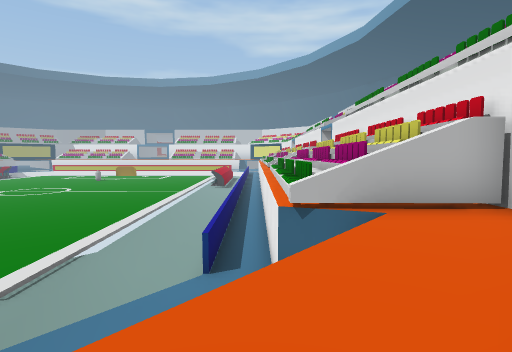
View 1 (above)

24 first-person views from a walk through a scene from a Unity 3-D project. The camera is 1.4 m above the floor, tilts 4° down and sees 80° across. The floor is counted in squares, 2 m on a side. Each view is taken from the middle of a square. On the plan, view 1 faces up. The plan holds only what a view shows up to about 10 squares ahead; the rest is blank. The place goes on beyond the plan. Some surface patterns are stand-ins.

View 2
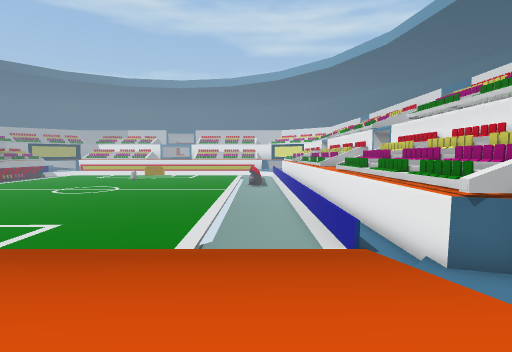

View 3
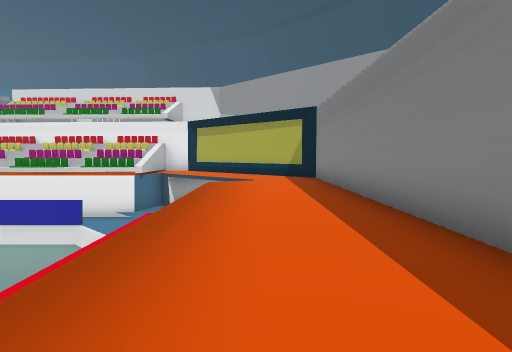

View 4
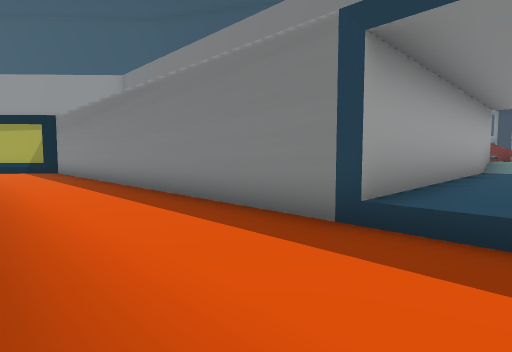

View 5
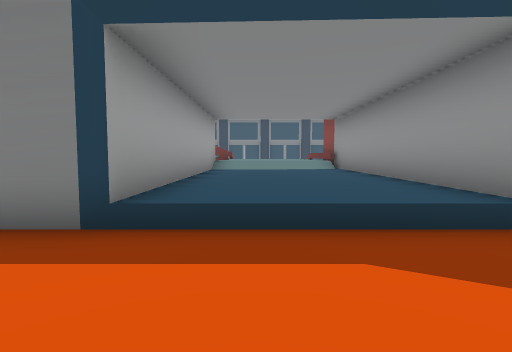

View 6
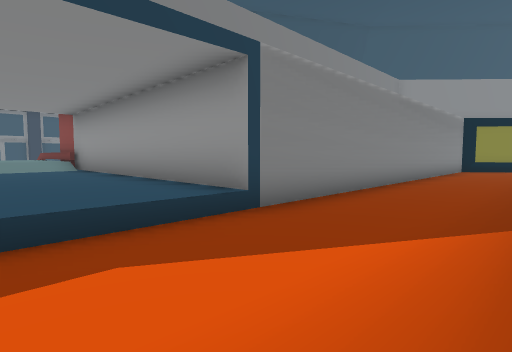

View 7
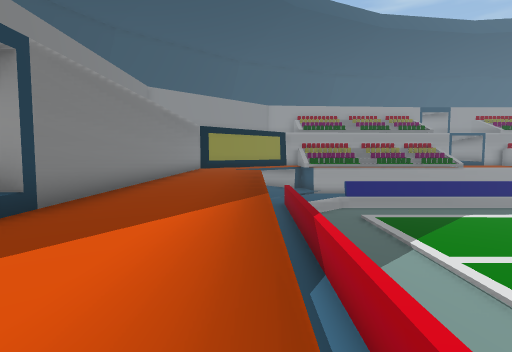

View 8
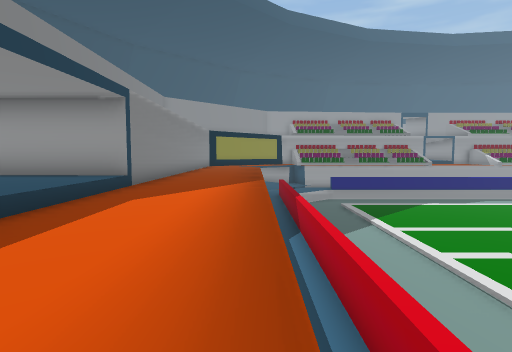

View 9
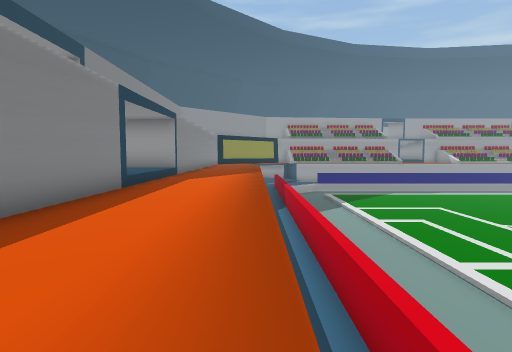

View 10
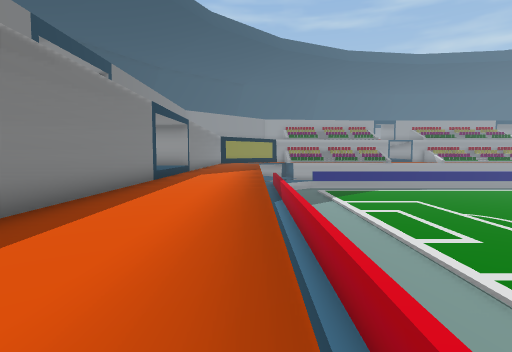

View 11
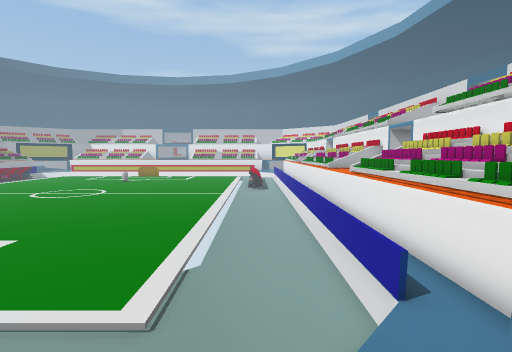

View 12
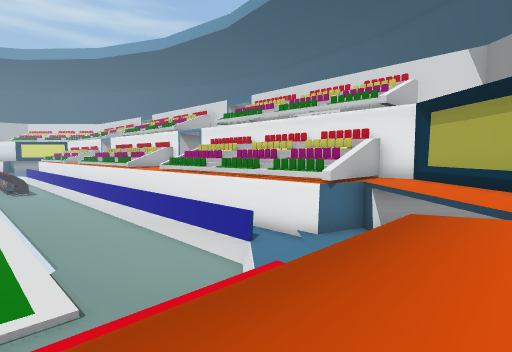

View 13
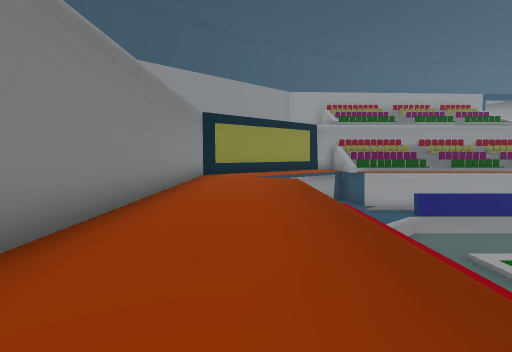

View 14
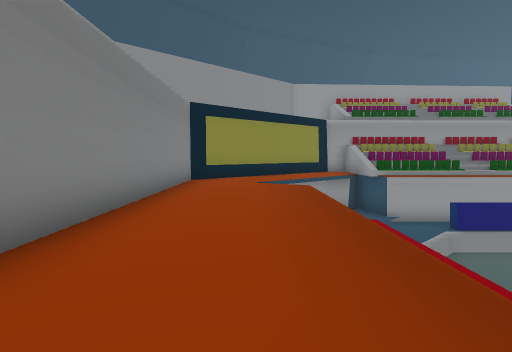

View 15
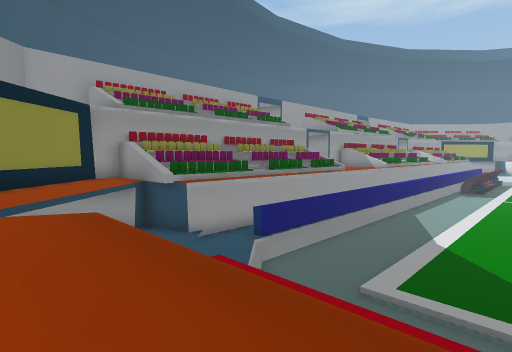

View 16
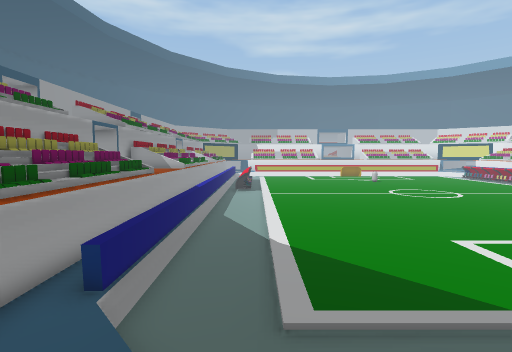

View 17
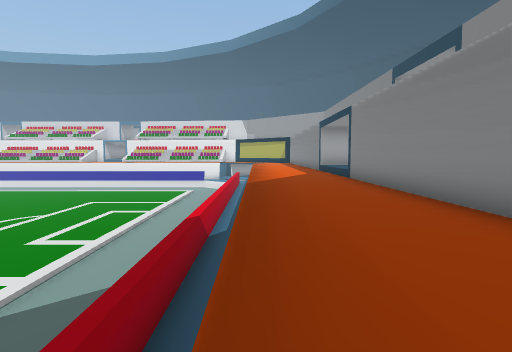

View 18
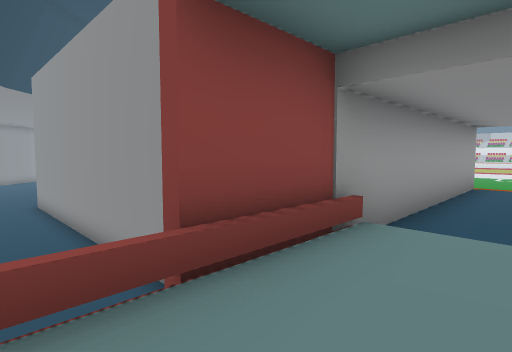

View 19
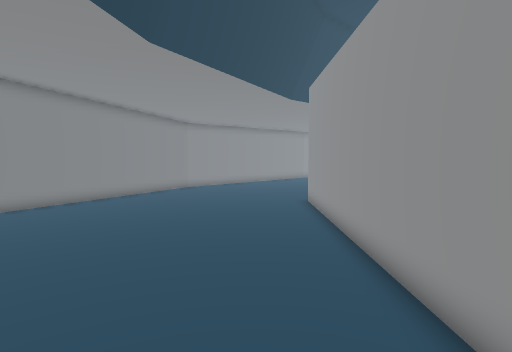

View 20
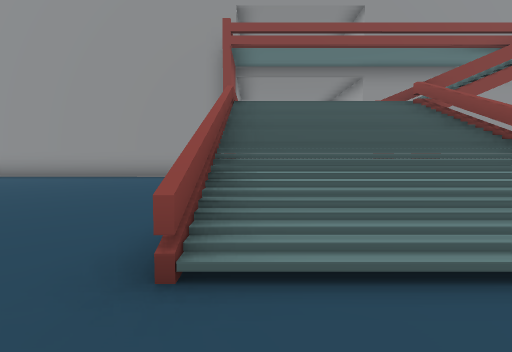

View 21
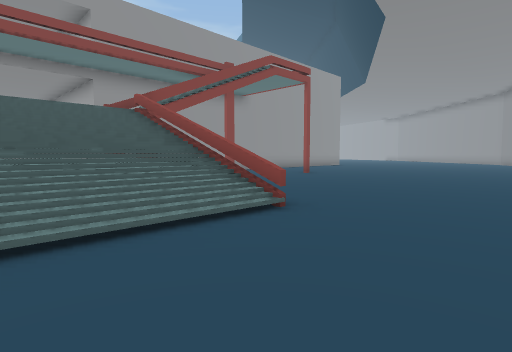

View 22
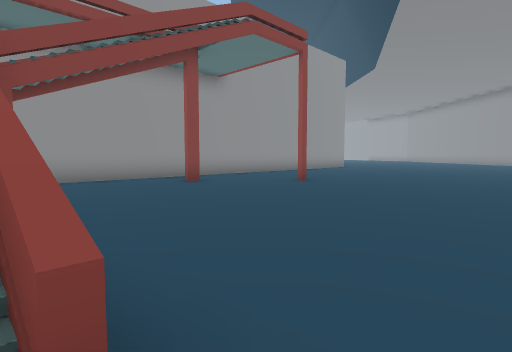

View 23
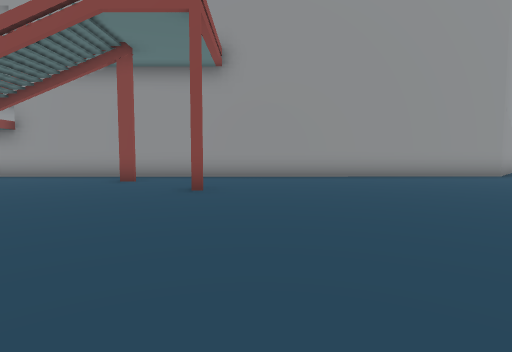

View 24
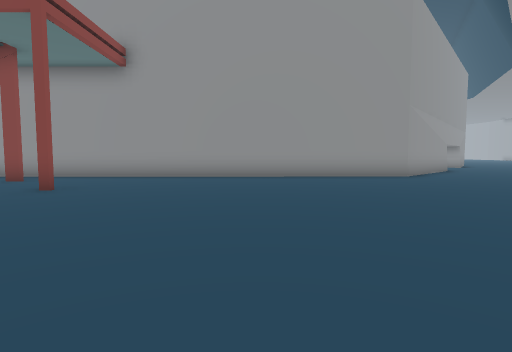

### Floor plan
Key: @ floor where view 1 was taken; # wall or solid block; x gap in a wall; . main floor; - floor 0.25 m lower than the main floor; : floor 2.5 m higher than the main floor; + floor 3 m higher than the main floor; * floor 3.5 m higher than the main floor; / step, stairs or slope; ^ raised ledge; v drop or lower ground.
Columns run from 32 left of view 1 to 4 right of it. Each row starts with its distance up from view 1.
 13         v                  v
 12        vv                  vv
 11   # vvvvvvvvvvv      vvvvvvvvvv# #
 10   #-vvvvvvvvvvv      vvvvvvvvvv#-#
  9   #-vvvvvvvvvv vvvvv vvvvvvvvvv#-#
  8   #-vvvvvvvvvvvvvvvvvvvvvvvvvvv#-#
  7   #-vvvvvvvvvvvvvvvvvvvvvvvvvvv#-#
  6   #-vvvvvvvvvvvvvvvvvvvvvvvvvvv#-##
  5  ##-vvvvvvvvvvvvvvvvvvvvvvvvvvv/-##
  4 ###/-v   vvvvvvvvvvvvvvvv   vvv//###
  3 #///    ###################  v-///::^
  2 # //  ------------------------  /:/#
  1   //  :::::::::::::::::::::::: /::/
  0   // :::::::::::::::::::::::::::@
 -1    #::::::::::::::::::::::::::::#
 -2    #############////#############
 -3                ^++++^
 -4                ^++++^
 -5                ^++++^
 -6                ^++++^
 -7                ^++++^
 -8                ^++++^
 -9       ##########////################.
-10      ......... #**  .................
-11      ......... #** #//..#............
-12       ..........**  //...............
-13       ......... ///#//....#.........
-14       ......... /// ...............
-15       ..........///x...............
-16       ..........///x..............
-17       ......  ..///#.............
-18       ....     .................
-19       ...       ...............
-20       ..        ......

Positions as (right, up) in squares from view 1, and headings:
1: (0, 0), facing up
2: (-3, -1), facing up
3: (-10, 0), facing right
4: (-14, 1), facing down-right
5: (-14, 1), facing down
6: (-14, 1), facing down-left
7: (-13, 1), facing left
8: (-10, 1), facing left
9: (-6, 1), facing left
10: (-4, 1), facing left
11: (-3, 1), facing up
12: (-6, 0), facing up-right
13: (-18, 0), facing left
14: (-20, 0), facing left
15: (-23, 0), facing up-left
16: (-26, 1), facing up
17: (-26, 1), facing right
18: (-15, -12), facing up-left
19: (-16, -12), facing left
20: (-16, -19), facing up
21: (-16, -20), facing up-right
22: (-13, -18), facing up-right
23: (-5, -19), facing up
24: (-2, -19), facing up
